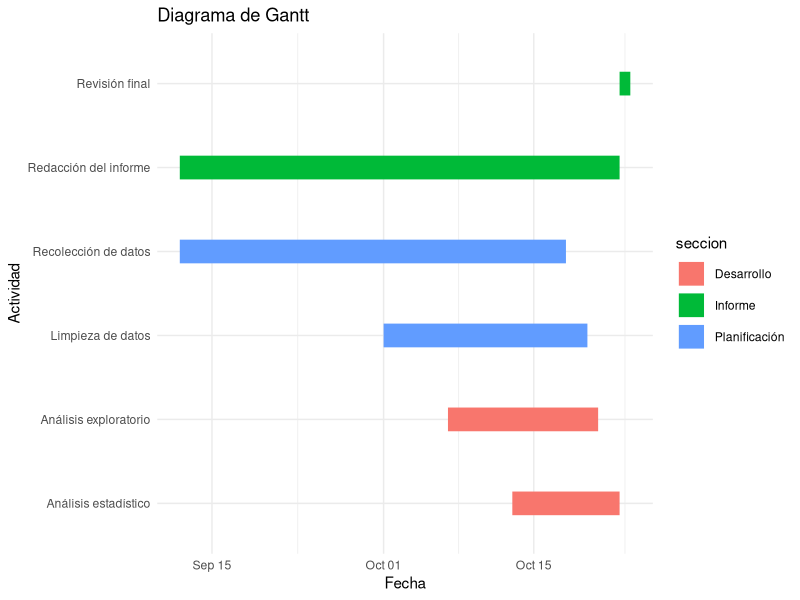
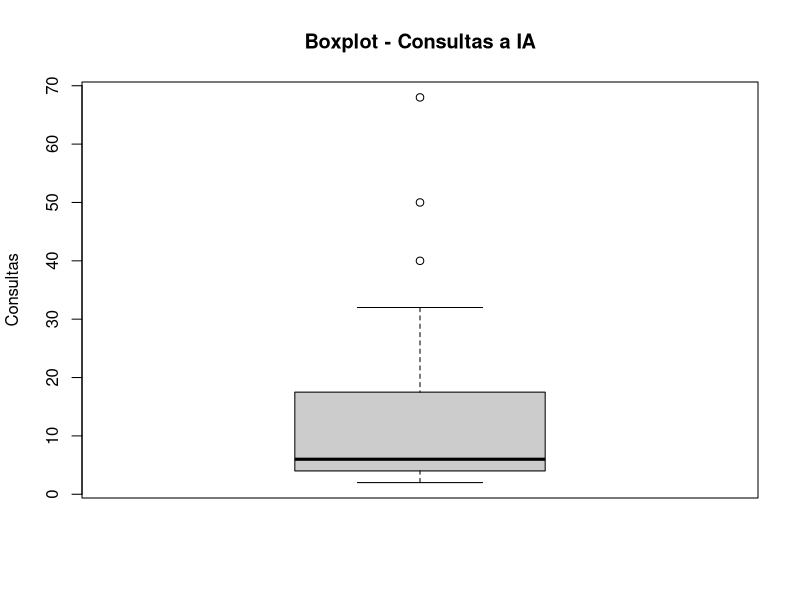
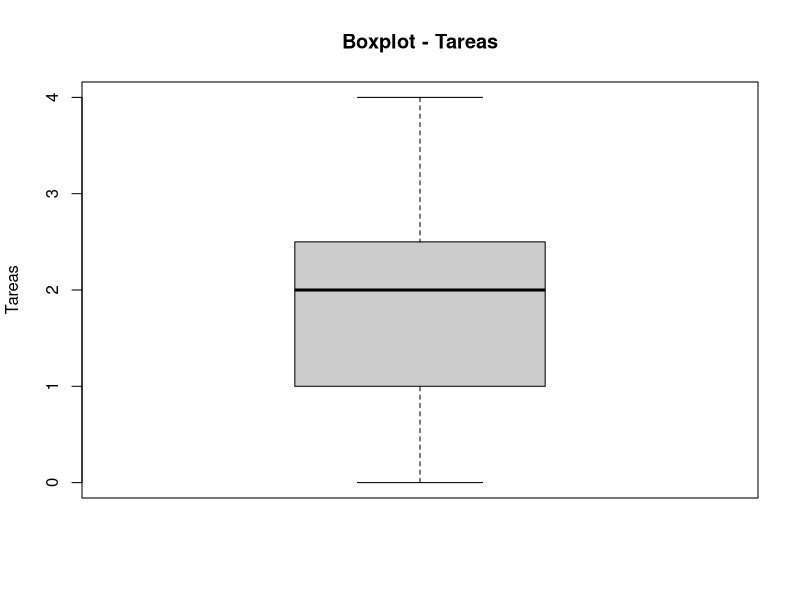
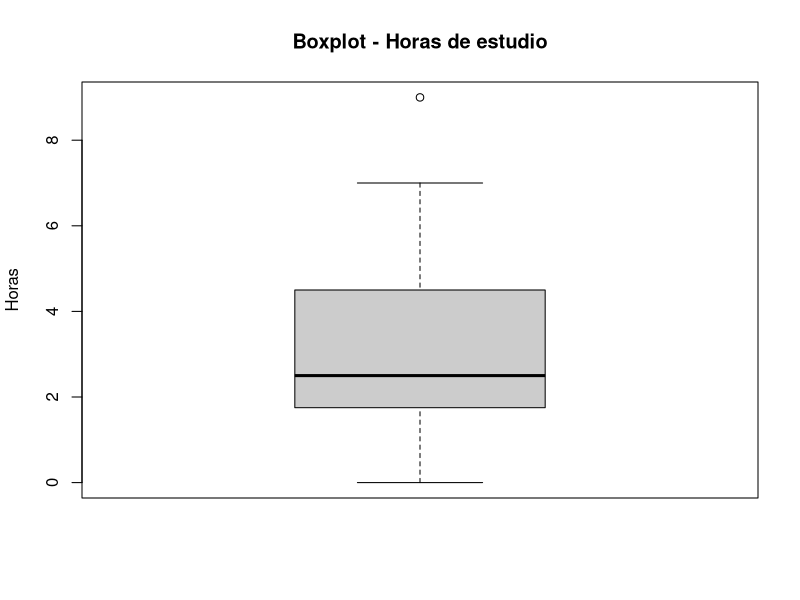
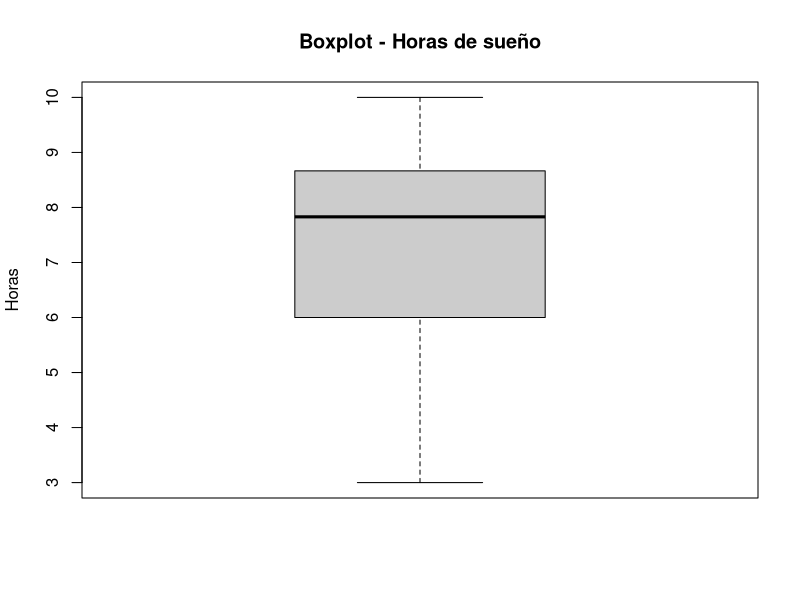
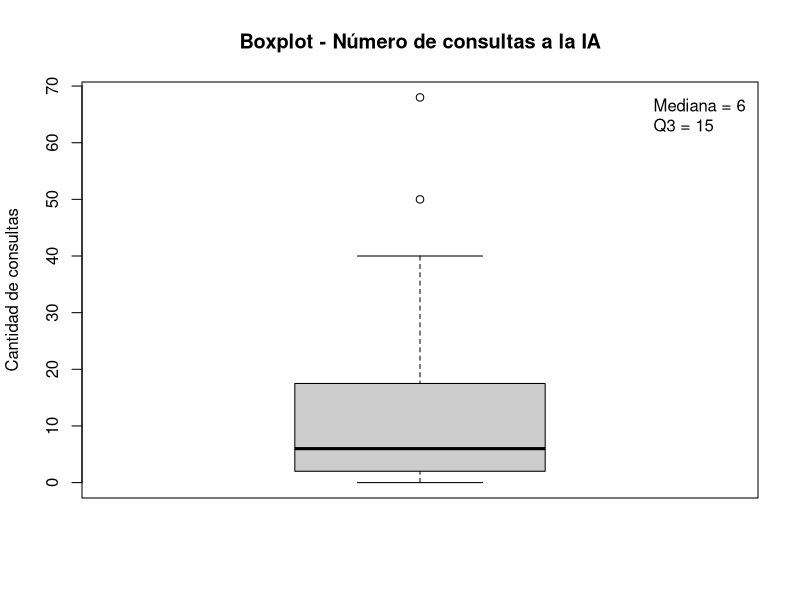
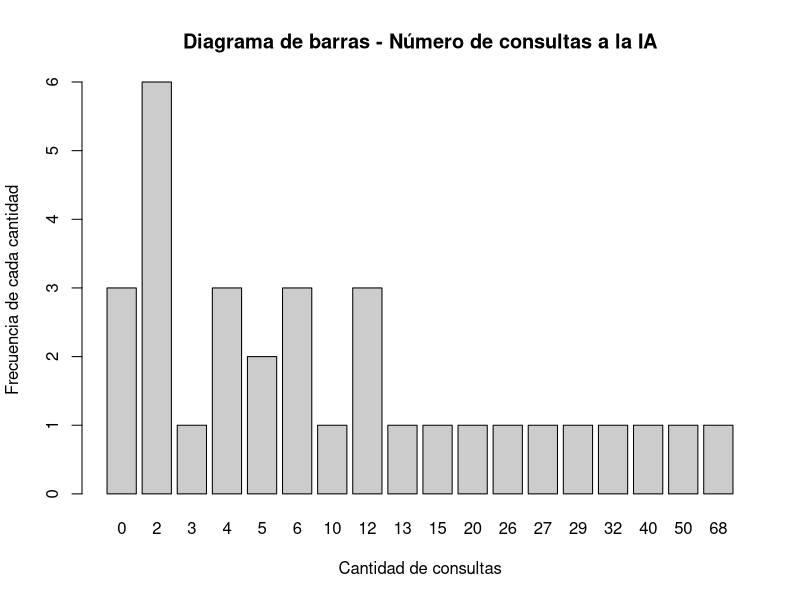
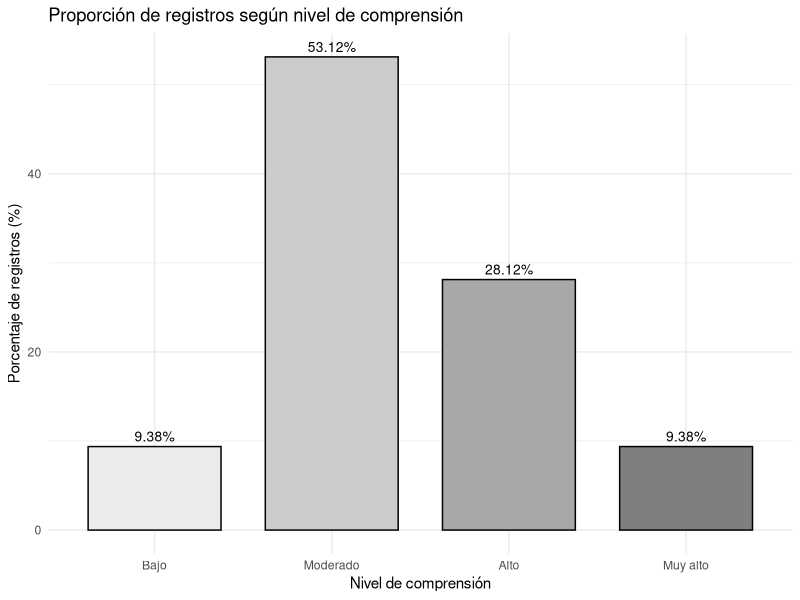

These figures' R source, in order:
## ---- chunk 1
library(ggplot2)

tareas <- data.frame(
  tarea = c(
    "Recolección de datos",
    "Limpieza de datos",
    "Análisis exploratorio",
    "Análisis estadístico",
    "Redacción del informe",
    "Revisión final"
  ),
  inicio = as.Date(c(
    "2026-09-12", "2026-10-01", "2026-10-07", "2026-10-13", "2026-09-12", "2026-10-23"
  )),
  fin = as.Date(c(
    "2026-10-18", "2026-10-20", "2026-10-21", "2026-10-23", "2026-10-23", "2026-10-24"
  )),
  seccion = c(
    "Planificación",
    "Planificación",
    "Desarrollo",
    "Desarrollo",
    "Informe",
    "Informe"
  )
)

ggplot(tareas,
       aes(x = inicio,
           xend = fin,
           y = tarea,
           yend = tarea,
           color = seccion)) +
  geom_segment(linewidth = 8) +
  labs(title = "Diagrama de Gantt",
       x = "Fecha",
       y = "Actividad") +
  theme_minimal()
## ---- chunk 2
library(readr)
library(dplyr)
library(tidyverse)
library(ggplot2)

DF <- read_csv("RespuestasDiario.csv")
## ---- chunk 3
names(DF)
DFL <- DF
## ---- chunk 4
DFL %>% rename(hora = `Marca temporal`
               , consultas = `¿Cuántas consultas a una IA realizaste hoy?`
               , uso = `¿Cuál fue el uso principal que le diste a la IA hoy?`
               , satisfaccion = `¿Qué nivel de satisfacción tienes con tu avance académico de hoy?`
               , tareas = `¿En cuántas tareas de hoy el uso de la IA te ahorró tiempo?`
               , curso = `¿Cuál es el código del curso sobre el que hiciste la mayoría de tus consultas a la IA hoy?`
               , estudio = `¿Cuántas horas efectivas de estudio acumulaste el día de hoy?`
               , sueno = `¿Cuántas horas dormiste la noche pasada?`
               , comprension = `¿Qué nivel de comprensión tuviste de las actividades académicas que realizaste hoy?`
               , email = `Dirección de correo electrónico`) -> DFL
## ---- chunk 5
DFL <- DFL[, c("hora", "consultas", "uso", "satisfaccion", "tareas", "curso", "estudio", "sueno", "comprension", "email")]
names(DFL)
## ---- chunk 6
DFAuxiliar <- read_csv("CorreosGrupo.csv")
## ---- chunk 7
DFL <- inner_join(DFL, DFAuxiliar, by = "email")
## ---- chunk 8
dim(DFL)
head(DFL)
sapply(DFL, class)
## ---- chunk 9
colSums(is.na(DFL))
## ---- chunk 10
round(colSums(is.na(DFL)) / nrow(DFL) * 100, 2)
## ---- chunk 11
sum(DFL$consultas == 0, na.rm = TRUE)
## ---- chunk 12
sum(DFL$tareas == 0, na.rm = TRUE)
## ---- chunk 13
sum(DFL$estudio == 0, na.rm = TRUE)
## ---- chunk 14
sum(DFL$sueno == 0, na.rm = TRUE)
## ---- chunk 15
unique(DFL$comprension)
## ---- chunk 16
length(unique(DFL$sueno))
unique(DFL$sueno)
## ---- chunk 17
length(unique(DFL$estudio))
unique(DFL$estudio)
## ---- chunk 18
length(unique(DFL$curso))
## ---- chunk 19
length(unique(DFL$tareas))
sort(unique(DFL$tareas))
## ---- chunk 20
unique(DFL$satisfaccion)
## ---- chunk 21
length(unique(DFL$uso))
unique(DFL$uso)
## ---- chunk 22
length(unique(DFL$consultas))
## ---- chunk 23

#Se hace el filtrado por horas teniendo en cuenta que se guarda en el formato de 24 horas por lo que solo acotamos desde 21.5 o sea 9:30 

DFL1<-DFL%>%filter(!(((hour(dmy_hms(hora)) + minute(dmy_hms(hora))/60) < 21.5))) %>% 

# en caso de superesswarnings es para evitar que arroje errores en consultas debido a que permite ingreso de datos vacíos por lo que se trata de convertir a numero y de ahí vemos si es NA e invirtiendo mediante ! para quedarnos con los que si cumplan eso  
  
filter(!is.na(suppressWarnings(as.numeric(consultas))), 

# Repetimos el mismo tipo de filtrado con respecto a la variable tareas, sueno y estudio 

!is.na(suppressWarnings(as.numeric(tareas))),                                   
!is.na(suppressWarnings(as.numeric(estudio))),                           !is.na(suppressWarnings(as.numeric(sueno))))%>% 
  
#verificamos que las consultas y tareas sean números enteros 

filter(as.numeric(consultas)%%1==0, 
       as.numeric(tareas)%%1==0)

## ---- chunk 24
  DF2<-DFL1%>%mutate(
  
  # se arma el primer filtro para normalizar uso
  uso_= chartr("áéíóúÁÉÍÓÚ", "aeiouAEIOU", tolower(uso)),
  
  # el segundo filtro para la búsqueda de palabras clave 
  usoC= str_detect(uso_,regex("\\b(ia|no|use|ningun[oa])\\b",ignore_case = TRUE)),
  
  # el tercer filtro ayuda a buscar datos no validos y validar los mismos
  cursoC = is.na(curso) | str_detect(curso, "^[ -]*$") | 
  str_detect(curso, "^[A-Za-z]{2}\\d{4}$"),
  
  # el cuarto filtro verifica las consultas y une con validacion de curso
  filtro=!usoC&cursoC&(as.numeric(consultas)>0|as.numeric(tareas)>0),
  
  # se aplica el filtro para cada dato relacionado
  uso = if_else(filtro, uso,NA_character_),
  
  consultas=if_else(filtro,consultas,NA_integer_),   
  
  tareas= if_else(filtro,tareas,NA_integer_),
  
  curso = if_else(filtro,curso,NA_character_)
  ) %>% select(-filtro, -usoC,-cursoC,-uso_)  
# después se borra las columnas auxiliares     
DF2$curso<-toupper(DF2$curso)
DF2$uso<-tolower(DF2$uso)
## ---- chunk 25
# Número de consultas a IA
boxplot(DF2$consultas,
        main = "Boxplot - Consultas a IA",
        ylab = "Consultas",
        col = "gray80")

boxplot.stats(DF2$consultas)$out
## ---- chunk 26
# Número de tareas donde la IA ahorró tiempo
boxplot(DF2$tareas,
        main = "Boxplot - Tareas",
        ylab = "Tareas",
        col = "gray80")

boxplot.stats(DF2$tareas)$out
## ---- chunk 27
# Horas efectivas de estudio
boxplot(DF2$estudio,
        main = "Boxplot - Horas de estudio",
        ylab = "Horas",
        col = "gray80")
        
boxplot.stats(DF2$estudio)$out
## ---- chunk 28
# Horas de sueño
boxplot(DF2$sueno,
        main = "Boxplot - Horas de sueño",
        ylab = "Horas",
        col = "gray80")

boxplot.stats(DF2$sueno)$out
## ---- chunk 29
# Variabilidad de las consultas
range(DF2$consultas, na.rm = TRUE)
var(DF2$consultas, na.rm = TRUE)
sd(DF2$consultas, na.rm = TRUE)
IQR(DF2$consultas, na.rm = TRUE)
sd(DF2$consultas, na.rm = TRUE) / mean(DF2$consultas, na.rm = TRUE)
## ---- chunk 30
# Variabilidad de las tareas
range(DF2$tareas, na.rm = TRUE)
var(DF2$tareas, na.rm = TRUE)
sd(DF2$tareas, na.rm = TRUE)
IQR(DF2$tareas, na.rm = TRUE)
sd(DF2$tareas, na.rm = TRUE) / mean(DF2$tareas, na.rm = TRUE)
## ---- chunk 31
# Variabilidad de las horas de estudio
range(DF2$estudio, na.rm = TRUE)
var(DF2$estudio, na.rm = TRUE)
sd(DF2$estudio, na.rm = TRUE)
IQR(DF2$estudio, na.rm = TRUE)
sd(DF2$estudio, na.rm = TRUE) / mean(DF2$estudio, na.rm = TRUE)
## ---- chunk 32
# Variabilidad de las horas de sueño
range(DF2$sueno, na.rm = TRUE)
var(DF2$sueno, na.rm = TRUE)
sd(DF2$sueno, na.rm = TRUE)
IQR(DF2$sueno, na.rm = TRUE)
sd(DF2$sueno, na.rm = TRUE) / mean(DF2$sueno, na.rm = TRUE)
## ---- chunk 33
# Frecuencia del principal uso de IA (de mayor a menor)
length(unique(na.omit(DF2$uso)))
head(sort(table(DF2$uso), decreasing = TRUE), 4)
round(head(sort(prop.table(table(DF2$uso)), decreasing = TRUE), 4) * 100, 2)
## ---- chunk 34
# Frecuencia del nivel de satisfacción
table(DF2$satisfaccion)
prop.table(table(DF2$satisfaccion)) * 100
## ---- chunk 35
# Frecuencia del nivel de comprensión (en su orden natural)
niveles <- c("Muy bajo", "Bajo", "Moderado", "Alto", "Muy alto")
table(factor(DF2$comprension, levels = niveles))
prop.table(table(factor(DF2$comprension, levels = niveles))) * 100
## ---- chunk 36
tabla_NA <- data.frame(
  Variable = names(DF2),
  Cantidad_NA = colSums(is.na(DF2)),
  Porcentaje_NA = round(colSums(is.na(DF2)) / nrow(DF2) * 100, 2),
  row.names = NULL
)
tabla_NA
## ---- chunk 37
#Revisamos si los NAs están en una mismo registro
table(rowSums(is.na(DF2)))
#Impacto si eliminamos los NAs
nrow(DF2)
nrow(na.omit(DF2))
round((1 - nrow(na.omit(DF2)) / nrow(DF2)) * 100, 2)
## ---- chunk 38
# DF2 sale de DFL1 sin filtrar filas, recuperamos de DFL1 los valores que el Paso 3 convirtió a NA
nrow(DFL1) == nrow(DF2)

diagnostico <- DF2 %>%
  mutate(
    # Valores originales, antes del Paso 3
    consultas_orig = as.numeric(DFL1$consultas),
    tareas_orig    = as.numeric(DFL1$tareas),
    uso_orig       = as.character(DFL1$uso),
    curso_orig     = as.character(DFL1$curso),

    # ¿El estudiante declaró alguna actividad con IA ese día?
    hubo_actividad = consultas_orig > 0 | tareas_orig > 0,

    # Motivo por el que el registro quedó incompleto
    motivo = case_when(
      !is.na(uso)     ~ "Completo",
      !hubo_actividad ~ "Sin uso de IA",
      consultas_orig == 0 & is.na(uso_orig) ~ "Sin uso de IA",
      TRUE            ~ "Curso fuera de formato"
    )
  )

table(diagnostico$motivo)
## ---- chunk 39
# Perfil de cada grupo según las consultas que realmente declararon
diagnostico %>%
  filter(motivo != "Completo") %>%
  group_by(motivo) %>%
  summarise(
    n = n(),
    consultas_min   = min(consultas_orig),
    consultas_max   = max(consultas_orig),
    consultas_media = round(mean(consultas_orig), 1)
  )
## ---- chunk 40
DF_GesNulos <- diagnostico %>%
  mutate(
    #Indicador de uso de IA, según el motivo y no según si había NA
    uso_ia = factor(if_else(motivo != "Sin uso de IA", "Usó IA", "No usó IA"),
                    levels = c("Usó IA", "No usó IA")),

    # Si no usó IA, el valor verdadero es 0 
    # Cuantitativas discretas: 
    consultas = if_else(motivo == "Sin uso de IA", 0, consultas_orig),
    consultas= as.integer(consultas),
    tareas    = if_else(motivo == "Sin uso de IA", 0, tareas_orig),
    tareas= as.integer(tareas),
    # Cualitativa nominal
    uso   = if_else(motivo == "Sin uso de IA", "No usó IA", uso_orig),
    uso = factor(uso,levels=unique(uso)),
    

  # Solo el curso se marca como inválido; el resto de datos se conserva
    curso = case_when(
      motivo == "Sin uso de IA"          ~ "No aplica",
      motivo == "Curso fuera de formato" ~ "Sin código válido",
      TRUE                               ~ curso_orig
    ),
      curso = factor(curso,levels=unique(curso)),

    # Cuantitativas continuas
    estudio = as.numeric(estudio),
    sueno   = as.numeric(sueno),

    # Ordinal con levels
    comprension = factor(comprension,
                         levels = c("Muy bajo", "Bajo", "Moderado", "Alto", "Muy alto"),
                         ordered = TRUE),

    satisfaccion = factor(satisfaccion, levels = 1:5, ordered = TRUE),

    # Identificador
    Grupo = factor(Grupo)
  ) %>%
# Se borran las columnas que solo sirvieron para el diagnóstico
  select(-consultas_orig, -tareas_orig, -uso_orig, -curso_orig,
         -hubo_actividad, -motivo)
## ---- chunk 41
# Verificamos que no quede ningún NA ni se hayan perdido filas
sum(is.na(DF_GesNulos))
nrow(DF_GesNulos)
table(DF_GesNulos$uso_ia)
## ---- chunk 42
DF3 <- DF_GesNulos %>%
  select(consultas, uso, satisfaccion, tareas, curso,
         estudio, sueno, comprension, uso_ia)

    dim(DF3)
    sapply(DF3, function(x) class(x)[1])
    sum(is.na(DF3))
## ---- chunk 43
# Cuántas observaciones sobreviven a cada etapa del proceso
trazabilidad <- data.frame(
  Etapa = c("Base cruda (DF)", "Subset y join (DFL)", "Normalización (DFL1)",
            "Criterios (DF2)", "Gestión de nulos (DF3)"),
  Observaciones = c(nrow(DF), nrow(DFL), nrow(DFL1), nrow(DF2), nrow(DF3))
)
# Qué porcentaje de la base original representa cada etapa
trazabilidad$Retencion <- round(trazabilidad$Observaciones / nrow(DF) * 100, 2)
trazabilidad
## ---- chunk 44
# Mismo diagnóstico del Paso 1, ahora sobre la base limpia.
radiografia <- data.frame(
  Variable = names(DF3),
  Tipo = sapply(DF3, function(x) class(x)[1]),
  NA_total = colSums(is.na(DF3)),
  Porcentaje_NA = round(colSums(is.na(DF3)) / nrow(DF3) * 100, 2),
  Unicos = sapply(DF3, function(x) length(unique(x))),
  row.names = NULL
)
radiografia
## ---- chunk 45
# Conteo de ceros en cada numérica
sum(DF3$consultas == 0)
sum(DF3$tareas == 0)
sum(DF3$estudio == 0)
sum(DF3$sueno == 0)
## ---- chunk 46
# Verificamos que ninguna numérica se salga de los rangos del codebook.

data.frame(
  Variable = c("consultas", "tareas", "estudio", "sueno"),
  Restriccion = c("x >= 0", "x >= 0", "x >= 0", "0 <= x <= 24"),
  Minimo = c(min(DF3$consultas), min(DF3$tareas), min(DF3$estudio), min(DF3$sueno)),
  Maximo = c(max(DF3$consultas), max(DF3$tareas), max(DF3$estudio), max(DF3$sueno)),
  Cumple = c(all(DF3$consultas >= 0), all(DF3$tareas >= 0), all(DF3$estudio >= 0),
             all(DF3$sueno >= 0 & DF3$sueno <= 24))
)
## ---- chunk 47
# Filas idénticas en todas sus columnas
sum(duplicated(DF_GesNulos))
# El diseño es longitudinal, cada estudiante debe tener un solo registro por día.
DF_GesNulos %>%
  mutate(fecha = substr(hora, 1, 10)) %>%
  count(email, fecha) %>%
  filter(n > 1)
## ---- chunk 48
# Observaciones limpias que aportó cada grupo
DF_GesNulos %>% count(Grupo)
## ---- chunk 49
# Filtro sobre nuestro grupo
GRUPO <- 6
DF3_grupo <- DF_GesNulos %>% filter(Grupo == GRUPO)

nrow(DF3_grupo)
DF3_grupo %>% count(email)
## ---- chunk 50
n_distinct(DF_GesNulos$email)
## ---- chunk 51
sd(DF3$consultas, na.rm = T) / abs(mean(DF3$consultas, na.rm = T))
## ---- chunk 52
boxplot(DF3$consultas,
        main = "Boxplot - Número de consultas a la IA",
        ylab = "Cantidad de consultas",
        col = "gray80")
legend("topright",
       legend = paste("Mediana =", median(DF3$consultas, na.rm = TRUE), "\nQ3 =", quantile(DF3$consultas, 0.75, na.rm = T, type = 3)), bty = "n")
## ---- chunk 53
barplot(table(DF3$consultas),
        main = "Diagrama de barras - Número de consultas a la IA",
        xlab = "Cantidad de consultas",
        ylab = "Frecuencia de cada cantidad",
        col = "gray80")
## ---- chunk 54
table(DF3$comprension)
round(prop.table(table(DF3$comprension)) * 100, 2)
round(cumsum(prop.table(table(DF3$comprension))) * 100, 2)
## ---- chunk 55
DF3 %>%
  count(comprension) %>%
  mutate(p = n / sum(n) * 100) %>%
  ggplot(aes(x = comprension, y = p, fill = comprension)) +
  geom_col(color = "black", width = 0.75) +
  geom_text(aes(label = paste0(round(p, 2), "%")), vjust = -0.5, size = 3.5) +
  scale_fill_manual(values = c("gray92", "gray80", "gray66", "gray50", "gray35")) +
  labs(title = "Proporción de registros según nivel de comprensión",
       x = "Nivel de comprensión", y = "Porcentaje de registros (%)") +
  theme_minimal() +
  theme(legend.position = "none")
## ---- chunk 56
summary(DF3$sueno)
round(sd(DF3$sueno),2)
IQR(DF3$sueno)
round(sd(DF3$sueno) / mean(DF3$sueno),2) #CV
## ---- chunk 57
boxplot(DF3$sueno,
        main = "Horas de sueño",
        ylab = "Horas",
        col = "gray80")
## ---- chunk 58
hist(DF3$sueno,
     main = "Horas de sueño",
     xlab = "Horas",
     col = "gray80",
     ylab = "Frecuencia")
axis(1, at = 0:ceiling(max(DF3$sueno)))
abline(v = mean(DF3$sueno, na.rm = TRUE), col = "firebrick", lwd = 2, lty = 2)
legend("topright",
       legend = paste("Media =", round(mean(DF3$sueno, na.rm = TRUE), 2)),
       col = "firebrick", lty = 2, lwd = 2, bty = "n")
## ---- chunk 59
boxplot(consultas ~ satisfaccion, data = DF3,
        main = "Nivel de satisfacción vs Número de consultas",
        xlab = "Nivel de satisfacción",
        ylab = "Cantidad de consultas")
## ---- chunk 60
quantile(DF3$consultas[DF3$satisfaccion == 3], 0.3, na.rm = T, type = 3)
quantile(DF3$consultas[DF3$satisfaccion == 4], 0.3, na.rm = T, type = 3)
quantile(DF3$consultas[DF3$satisfaccion == 5], 0.3, na.rm = T, type = 3)
## ---- chunk 61
cor.test(DF3$consultas,DF3$estudio,method="spearman")
## ---- chunk 62
ggplot(DF3, aes(x = consultas, y = estudio)) +
  geom_point(color = "navy", size = 2.5) +
  labs(
    title = "Consultas vs. horas de estudio",
    x = "Consultas a la IA",
    y = "Horas de estudio"
  )
## ---- chunk 63
DFC <- DF3[DF3$uso_ia == "Usó IA", ]
DFC$curso <- toupper(DFC$curso)
DFC$uso <- as.character(DFC$uso)
DFC <- DFC[DFC$curso %in% c("CC1105", "CS2031", "CC2101", "CS2013"), ]
DFC <- DFC[DFC$uso %in% c("Resolver ejercicios", "Resumir", "Programar", "Redactar"), ]
nrow(DFC)
## ---- chunk 64
tabla <- table(DFC$curso, DFC$uso)
tabla
round(prop.table(tabla, 1) * 100, 2)
## ---- chunk 65
DFC %>%
  count(curso, uso) %>%
  group_by(curso) %>%
  mutate(p = n / sum(n) * 100) %>%
  ggplot(aes(x = curso, y = p, fill = uso)) +
  geom_col(width = 0.75) +
  geom_text(aes(label = paste0(round(p, 1), "%")),
            position = position_stack(vjust = 0.5), size = 3) +
  scale_fill_manual(values = c("gray92", "gray78", "gray64", "gray50")) +
  labs(title = "Proporción de usos de la IA según el curso",
       x = "Curso", y = "Porcentaje de registros (%)", fill = "Uso principal") +
  theme_minimal()
## ---- chunk 66
DF3 %>%
  filter(uso_ia == "Usó IA") %>%
  mutate(
    uso_g = if_else(uso %in% c("Resolver ejercicios", "Resumir",
                                "Programar", "Redactar", "No usó IA"),
                     as.character(uso), "Otros"),
    ahorro = if_else(tareas == 0, "Sin tareas ahorradas", "Con tareas ahorradas")
  ) %>%
  count(uso_g, ahorro) %>%
  tidyr::pivot_wider(names_from = ahorro, values_from = n, values_fill = 0) %>%
  {
    tabla <- .[, c("uso_g", "Sin tareas ahorradas", "Con tareas ahorradas")]
    m <- t(as.matrix(tabla[, -1]))
    colnames(m) <- tabla$uso_g
    barplot(m,
            main = "Tareas ahorradas según el uso de IA",
            ylab = "Cantidad de registros",
            xlab = "Uso principal",
            col = c("gray85", "gray45"))
    legend("topleft",
           legend = c("Sin ahorro", "Con ahorro"),
           fill = c("gray85", "gray45"),
           cex = 0.8)
  }
## ---- chunk 67
DF3 %>%
  filter(uso_ia == "Usó IA") %>%
  mutate(uso_g = if_else(uso %in% c("Resolver ejercicios", "Resumir",
                                     "Programar", "Redactar", "No usó IA"),
                          as.character(uso), "Otros")) %>%
  group_by(uso_g) %>%
  summarise(
    registros   = n(),
    ta_ahorrada = round(mean(tareas > 0, na.rm = TRUE) * 100,2),

  ) %>%
  rename(Uso = uso_g)
## ---- chunk 68
boxplot(sueno ~ comprension, data = DF3,
        main = "Sueño según comprensión",
        xlab = "Comprensión",
        ylab = "Horas de sueño",
        col = c("gray92", "gray80", "gray66", "gray50", "gray35"))
abline(h = mean(DF3$sueno, na.rm = TRUE), col = "firebrick", lwd = 2, lty = 2)
legend("topright",
       legend = paste("Media =", round(mean(DF3$sueno, na.rm = TRUE), 2)),
       col = "firebrick", lty = 2, lwd = 2, bty = "n")
## ---- chunk 69
DF3%>%group_by(comprension)%>% summarise(n=n(),
    Q1= quantile(sueno, 0.25, na.rm = TRUE),
    Mediana = quantile(sueno, 0.5 ,na.rm = TRUE),
    Q3= quantile(sueno, 0.75, na.rm = TRUE),
    RIC     = IQR(sueno, na.rm = TRUE),
    Media = mean(sueno,na.rm=TRUE),
    CV = (sd(sueno,na.rm=TRUE)/mean(sueno,na.rm=TRUE))
                                         )
## ---- chunk 70
GRUPO <- 6
DF3_grupo <- DF_GesNulos %>% filter(Grupo == GRUPO)
nrow(DF3_grupo)
## ---- chunk 71
consultas_cat <- cut(DF3$consultas,
                     breaks = c(0, 1, 11, 21, 31, Inf),
                     right = FALSE,
                     labels = c("Sin uso", "Bajo", "Moderado",
                                "Frecuente", "Muy frecuente"))

frec_con <- table(consultas_cat)
prob_con <- prop.table(frec_con)
frec_con
round(prob_con, 4)
## ---- chunk 72
sum(prob_con)
## ---- chunk 73
barplot(prob_con,
        main = "Probabilidad empírica del nivel de uso de IA",
        xlab = "Nivel de uso (según número de consultas)",
        ylab = "Probabilidad",
        col = "gray70",
        ylim = c(0, 0.6))
## ---- chunk 74
frec_sat <- table(DF3$satisfaccion)
prob_sat <- prop.table(frec_sat)
frec_sat
round(prob_sat, 4)
## ---- chunk 75
sum(prob_sat)
## ---- chunk 76
barplot(prob_sat,
        main = "Probabilidad empírica de la variable satisfacción",
        xlab = "Nivel de satisfacción (1 = muy baja, 5 = muy alta)",
        ylab = "Probabilidad",
        col = "gray70",
        ylim = c(0, 0.6))
## ---- chunk 77
P_A = nrow(DF3 %>% filter(comprension == "Alto")) / nrow(DF3)
paste("Probabilidad de A:", P_A)
## ---- chunk 78
P_B = nrow(DF3 %>% filter(5 <= consultas & consultas <= 15)) / nrow(DF3)
paste("Probabilidad de B:", P_B)
## ---- chunk 79
P_A_dado_B = nrow(DF3 %>% filter(5 <= consultas & consultas <= 15 & comprension == "Alto")) / nrow(DF3 %>% filter(5 <= consultas & consultas <= 15))

P_A_dado_B
## ---- chunk 80
P_A_inter_B<- nrow(DF3 %>% filter(5 <= consultas & consultas <= 15 & comprension == "Alto")) / nrow(DF3)
round(P_A_inter_B,2) == round(P_A* P_B,2)
round(P_A_inter_B,3) == round(P_A* P_B,3)
P_A_dado_B==P_A
## ---- chunk 81

P_A_U_B<-P_A+P_B-P_A_inter_B
P_A_comp<-1-P_A
P_B_comp<-1-P_B

#leyes de morgan

P_A_U_B_comp<-1-P_A_U_B
P_A_inter_B_comp<-1-P_A_inter_B
P_A_U_B
P_A_comp
P_B_comp
P_A_U_B_comp
P_A_inter_B_comp
## ---- chunk 82
P_B_dado_A = nrow(DF3 %>% filter(5 <= consultas & consultas <= 15 & comprension == "Alto")) / nrow(DF3 %>% filter(comprension == "Alto"))

P_B_dado_A
## ---- chunk 83
P_B_dado_noA = nrow(DF3 %>% filter(5 <= consultas & consultas <= 15 & comprension != "Alto")) / nrow(DF3 %>% filter(comprension != "Alto"))

P_B_dado_noA
## ---- chunk 84
( P_B_dado_A * P_A ) / ( P_B_dado_A * P_A + P_B_dado_noA * P_A_comp)
## ---- chunk 85
P_A_dado_B
## ---- chunk 86
# round(P_A_dado_B * 100, 2)
